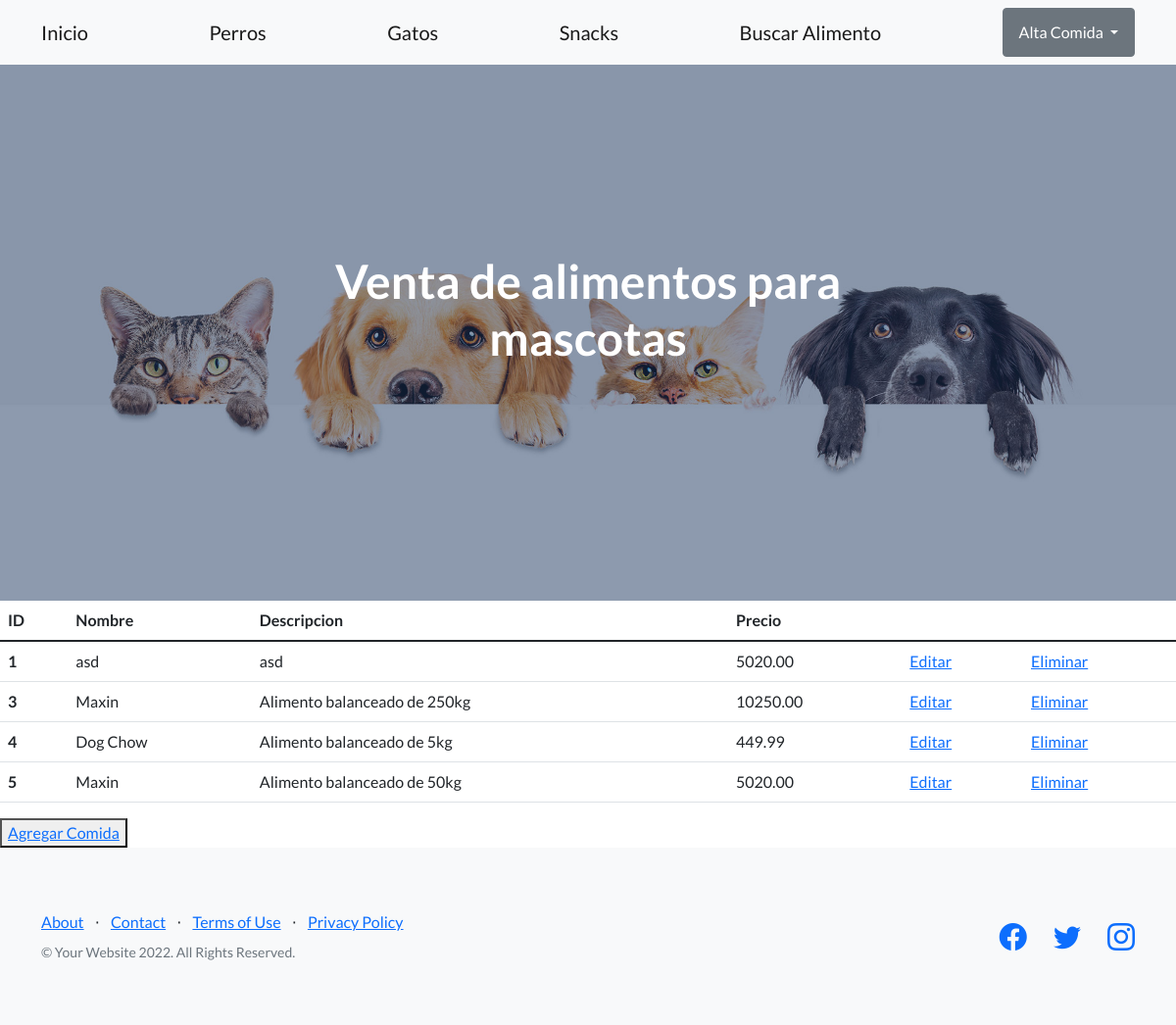
The app's page /perros, older data.
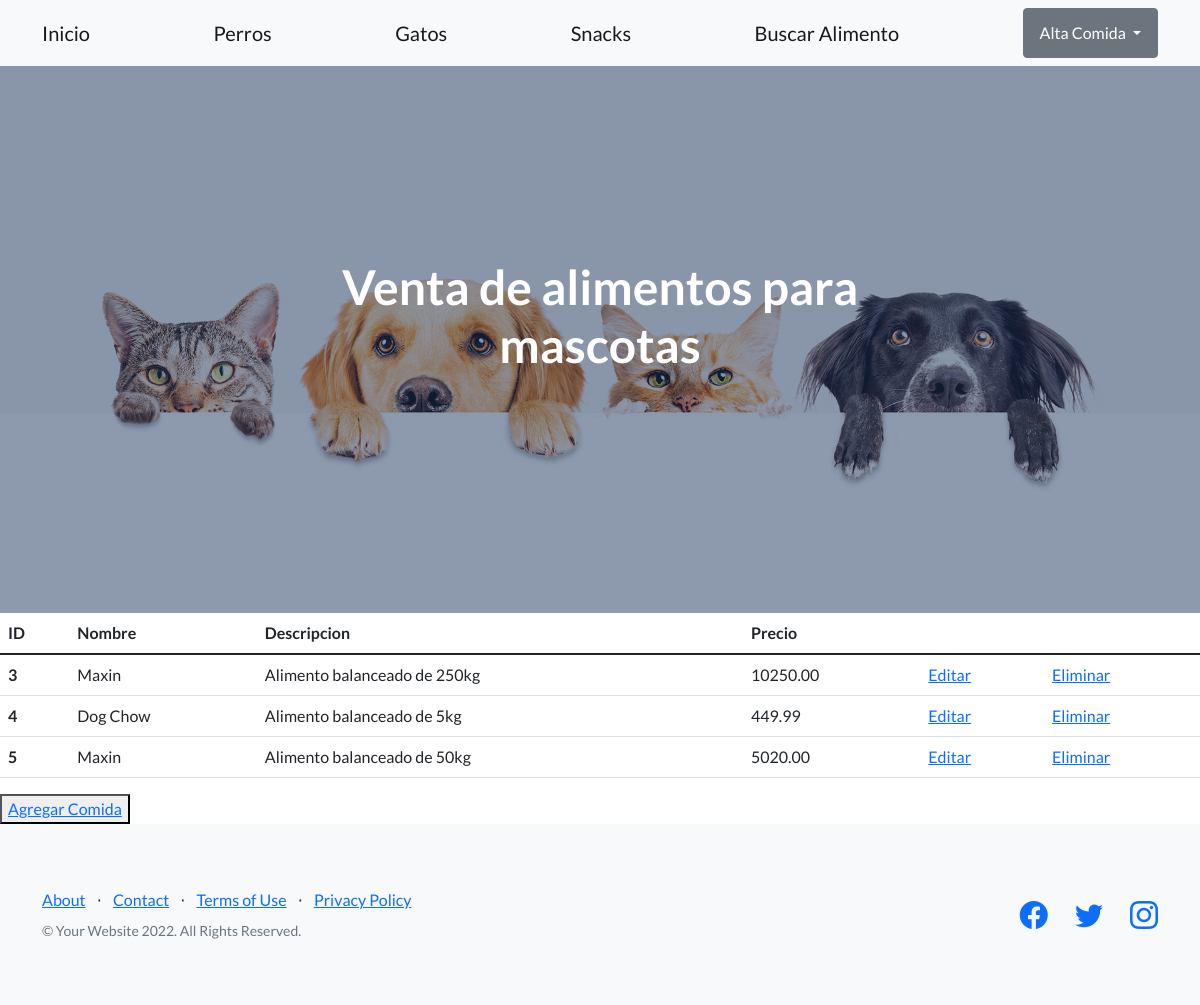
The same page, newer data.
### appComida/models.py (models this page shows, shortened)
class Perros(models.Model):
    nombre = models.CharField(max_length=20)
    desc = models.CharField(max_length=100)
    precio = models.DecimalField(max_digits=10, decimal_places=2)

### appComida/views.py (the view)
# urls.py: path('perros', views.perros, name= "perros"),
def perros(request):
    perros = Perros.objects.all()
    dicc = {"perros" : perros}
    plantilla = loader.get_template("perros.html")
    doc = plantilla.render(dicc)
    return HttpResponse (doc)

### appComida/template/perros.html
{% extends "index.html" %}
{% load static %}
{% block compartido %}
<table class="table">
    <thead>
      <tr>
        <th scope="col">ID</th>
        <th scope="col">Nombre</th>
        <th scope="col">Descripcion</th>
        <th scope="col">Precio</th>
      </tr>
    </thead>
    <tbody>
        {% for n in perros %}
      <tr>
        <th scope="row">{{n.id}}</th>
        <td>{{n.nombre}}</td>
        <td>{{n.desc}}</td>
        <td>{{n.precio}}</td>
        <td><a href="{% url 'editar_perros' n.id %}">Editar</a></td>
        <td><a href="{% url 'elimina_perros' n.id %}">Eliminar</a></td>
      </tr>
        {% endfor %}
    </tbody>
  </table>
  <button>
    <a href="alta_perro">Agregar Comida</a>
  </button>
{% endblock %}

Row changes from the older to the newer data that the page shows:
removed Perros: id "1", nombre "asd", desc "asd", precio "5020.00"
